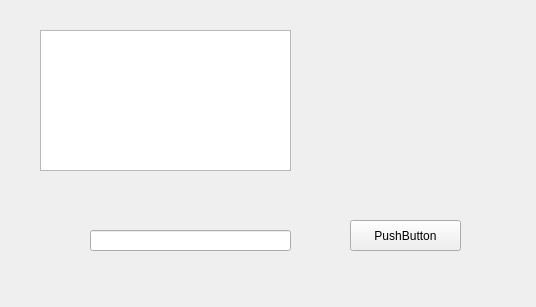
<?xml version="1.0" encoding="UTF-8"?>
<ui version="4.0">
 <class>MainWindow</class>
 <widget class="QMainWindow" name="MainWindow">
  <property name="geometry">
   <rect>
    <x>0</x>
    <y>0</y>
    <width>536</width>
    <height>307</height>
   </rect>
  </property>
  <property name="windowTitle">
   <string>MainWindow</string>
  </property>
  <widget class="QWidget" name="centralWidget">
   <widget class="QPlainTextEdit" name="plainTextEdit">
    <property name="geometry">
     <rect>
      <x>40</x>
      <y>30</y>
      <width>251</width>
      <height>141</height>
     </rect>
    </property>
   </widget>
   <widget class="QPushButton" name="pushButton">
    <property name="geometry">
     <rect>
      <x>350</x>
      <y>220</y>
      <width>111</width>
      <height>31</height>
     </rect>
    </property>
    <property name="text">
     <string>PushButton</string>
    </property>
   </widget>
   <widget class="QLineEdit" name="lineEdit">
    <property name="geometry">
     <rect>
      <x>90</x>
      <y>230</y>
      <width>201</width>
      <height>21</height>
     </rect>
    </property>
   </widget>
  </widget>
 </widget>
 <layoutdefault spacing="6" margin="11"/>
 <resources/>
 <connections/>
</ui>
